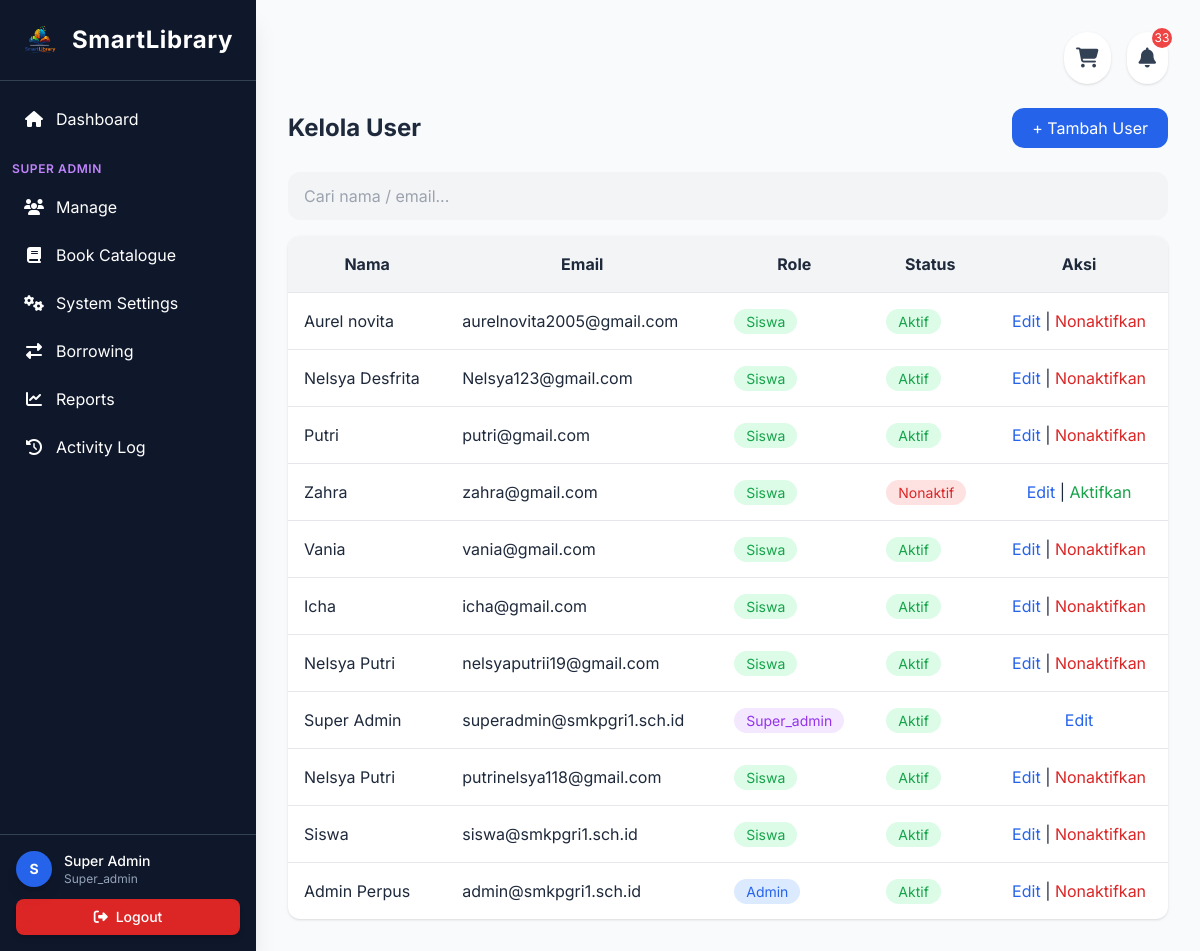
The app's page /modules/users/index.php (signed in) with its own data.
### tables this page shows
CREATE TABLE `users` (
  `id` int(11) NOT NULL,
  `nama` varchar(100) NOT NULL,
  `email` varchar(100) NOT NULL,
  `password` varchar(255) NOT NULL,
  `role` enum('super_admin','admin','siswa') DEFAULT 'siswa',
  `nis` varchar(20) DEFAULT NULL,
  `google_id` varchar(255) DEFAULT NULL,
  `avatar` varchar(255) DEFAULT NULL,
  `created_at` timestamp NOT NULL DEFAULT current_timestamp(),
  `status` enum('aktif','nonaktif') DEFAULT 'aktif'
);

### modules/users/index.php (the view, shortened to what this page needs)
<?php
include '../../includes/header.php';
$search = isset($_GET['search'])
    ? mysqli_real_escape_string($koneksi, $_GET['search'])
    : '';
$query = mysqli_query($koneksi, "
    SELECT * FROM users
    WHERE nama LIKE '%$search%'
    OR email LIKE '%$search%'
    ORDER BY id DESC
");
?>
<div class="flex justify-between items-center mb-6">
    <h1 class="text-2xl font-bold text-slate-800">Kelola User</h1>
    <a href="add.php" class="bg-blue-600 text-white px-5 py-2 rounded-xl">
        + Tambah User
    </a>
</div>
<form method="GET" class="mb-4">
    <input
        type="text"
        name="search"
        value="<?= htmlspecialchars($search) ?>"
        placeholder="Cari nama / email..."
        class="w-full bg-gray-100 px-4 py-3 rounded-xl">
</form>
<div class="bg-white rounded-xl shadow overflow-hidden">
<table class="w-full">
    <tr class="bg-gray-100">
        <th class="p-4">Nama</th>
        <th class="p-4">Email</th>
        <th class="p-4">Role</th>
        <th class="p-4">Status</th>
        <th class="p-4 text-center">Aksi</th>
    </tr>
<?php while($u = mysqli_fetch_assoc($query)): ?>
    <tr class="border-t hover:bg-gray-50">
        <td class="p-4"><?= htmlspecialchars($u['nama']) ?></td>
        <td class="p-4"><?= htmlspecialchars($u['email']) ?></td>
        <td class="p-4">
            <span class="px-3 py-1 rounded-full text-sm
            <?= $u['role']=='super_admin' ? 'bg-purple-100 text-purple-600' : '' ?>
            <?= $u['role']=='admin' ? 'bg-blue-100 text-blue-600' : '' ?>
            <?= $u['role']=='siswa' ? 'bg-green-100 text-green-600' : '' ?>">
                <?= ucfirst($u['role']) ?>
            </span>
        </td>
        <td class="p-4">
            <?php if($u['status'] == 'aktif'): ?>
                <span class="px-3 py-1 rounded-full bg-green-100 text-green-600 text-sm">
                    Aktif
                </span>
            <?php else: ?>
                <span class="px-3 py-1 rounded-full bg-red-100 text-red-600 text-sm">
                    Nonaktif
                </span>
            <?php endif; ?>
        </td>
        <td class="p-4 text-center">
            <a href="edit.php?id=<?= $u['id'] ?>" class="text-blue-600">
                Edit
            </a>
            <?php if($u['role'] !== 'super_admin'): ?>
                |
                <a
                    href="toggle_status.php?id=<?= $u['id'] ?>"
                    class="<?= $u['status'] == 'aktif'
                        ? 'text-red-600'
                        : 'text-green-600' ?>">
                    <?= $u['status'] == 'aktif'
                        ? 'Nonaktifkan'
                        : 'Aktifkan' ?>
                </a>
            <?php endif; ?>
        </td>
    </tr>
<?php endwhile; ?>
</table>
</div>
<?php include '../../includes/footer.php'; ?>

### records on screen
users: nama "Aurel novita", email "aurelnovita2005@gmail.com", role "Siswa", status "Aktif"
users: nama "Nelsya Desfrita", email "Nelsya123@gmail.com", role "Siswa", status "Aktif"
users: nama "Putri", email "putri@gmail.com", role "Siswa", status "Aktif"
users: nama "Zahra", email "zahra@gmail.com", role "Siswa", status "Nonaktif"
users: nama "Vania", email "vania@gmail.com", role "Siswa", status "Aktif"
users: nama "Icha", email "icha@gmail.com", role "Siswa", status "Aktif"
users: nama "Nelsya Putri", email "nelsyaputrii19@gmail.com", role "Siswa", status "Aktif"
users: nama "Super Admin", email "superadmin@smkpgri1.sch.id", role "Super_admin", status "Aktif"
users: nama "Nelsya Putri", email "putrinelsya118@gmail.com", role "Siswa", status "Aktif"
users: nama "Siswa", email "siswa@smkpgri1.sch.id", role "Siswa", status "Aktif"
users: nama "Admin Perpus", email "admin@smkpgri1.sch.id", role "Admin", status "Aktif"

### other values on screen
substr($_SESSION['nama'], 0, 1) "S"
$_SESSION['nama'] "Super Admin"
$_SESSION['role'] "Super_admin"
$totalNotif "33"
